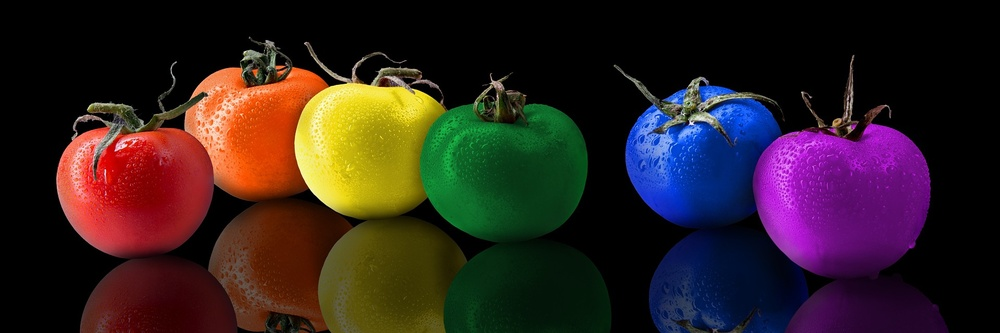
#> input picture img/tomato.jpg, 1000 x 333 px, shrunk from 1920 x 640 before the run
$ python 25.select_hue_color.py
#> lines starting #> are read from the running program, lines starting #| are printed output that depends on the picture; after the words box and inside, x2 and y2 are one past the last pixel; in counts of white or black regions, pixels touching at a corner belong together
# hue : 색상 , 0 ~ 360도
#       정수 0 ~ 179

import cv2

src = cv2.imread("../img/tomato.jpg")
#> src is the input picture: shape (333, 1000, 3); mean B, G, R 31.8, 32.8, 48.3
hsv = cv2.cvtColor(src, cv2.COLOR_BGR2HSV)
#> hsv: shape (333, 1000, 3); mean H, S, V 46.3, 130.2, 63.6
h, s, v = cv2.split(hsv)
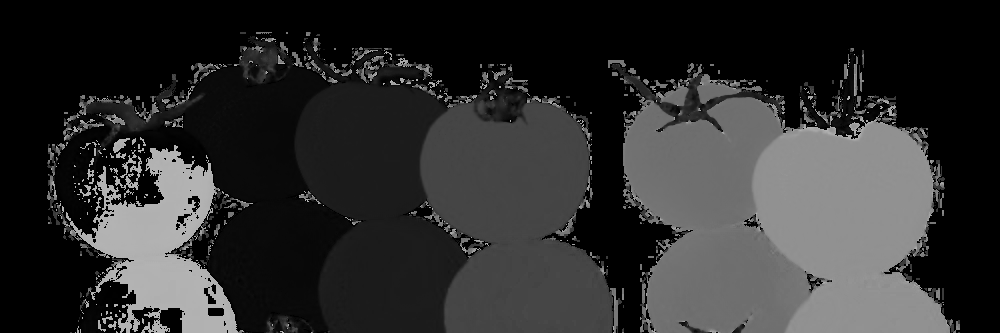
#> h: shape (333, 1000); min 0, max 179, mean 46.3
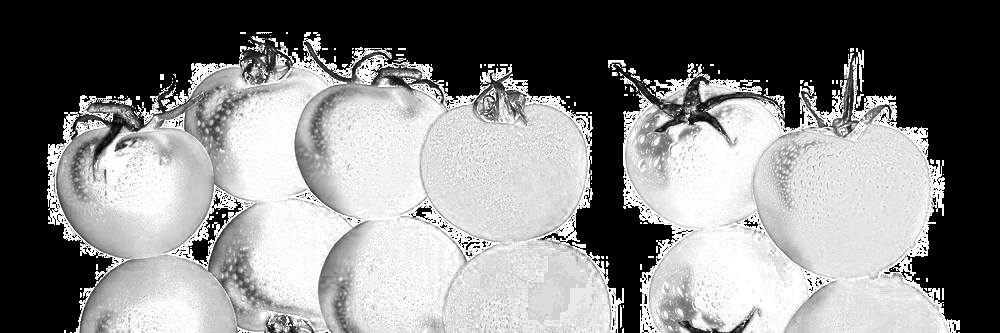
#> s: shape (333, 1000); min 0, max 255, mean 130.2
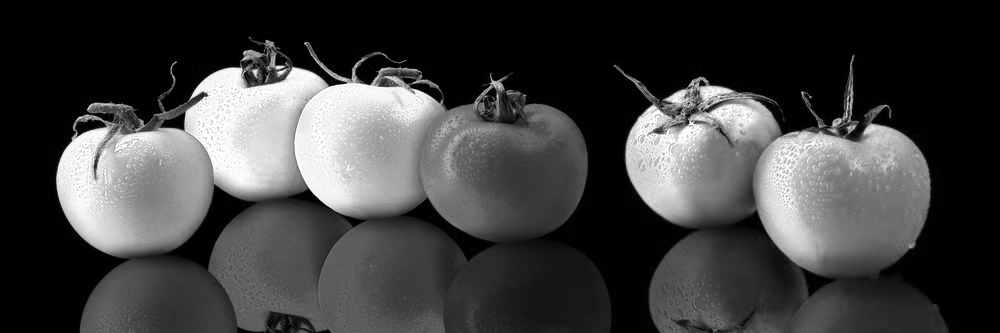
#> v: shape (333, 1000); min 0, max 255, mean 63.6
h_red = cv2.inRange(h, 0, 5)    # 0 ~ 10도
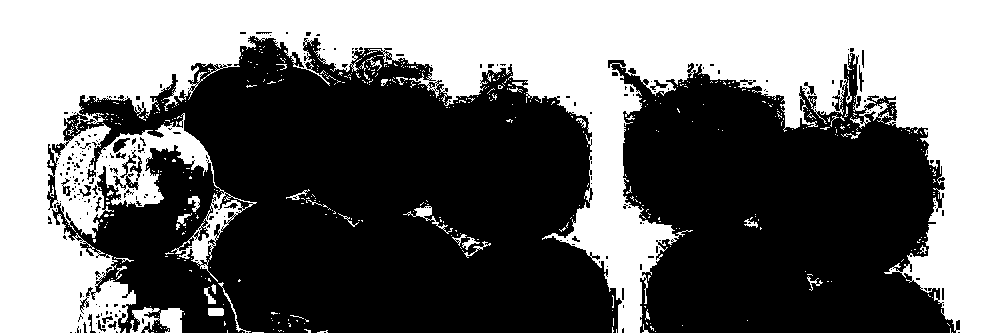
#> h_red: shape (333, 1000); 43.6% white; 514 white regions (480 under 20 px), largest, box (x1, y1, x2, y2) and area: (0, 0, 1000, 333) 141072, (130, 307, 184, 333) 839, (403, 206, 453, 234) 242
# h_red = cv2.inRange(h, 8, 20)    # 16 ~ 40도


dst = cv2.bitwise_and(hsv, hsv, mask = h_red)
#> dst: shape (333, 1000, 3); mean H, S, V 0.1, 10, 5.4
dst = cv2.cvtColor(dst, cv2.COLOR_HSV2BGR)
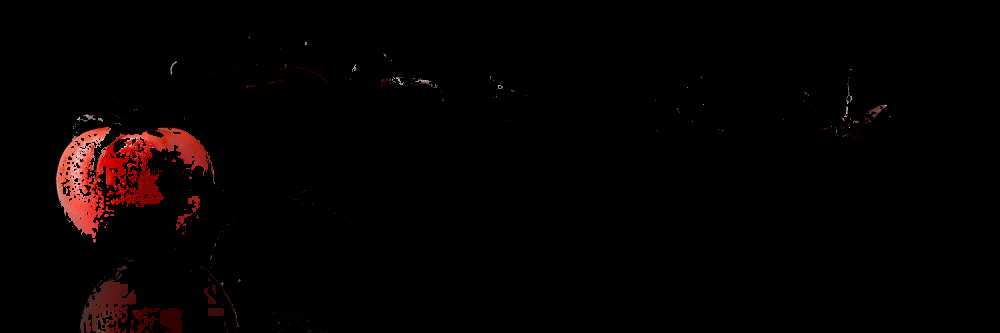
#> dst: shape (333, 1000, 3); mean B, G, R 1.5, 1.6, 5.4

# cv2.imshow("v", v)
cv2.imshow("src", src)
cv2.imshow("dst", dst)
cv2.waitKey(0)
cv2.destroyAllWindows()

$ run again, with img/beagle.jpg copied over img/tomato.jpg
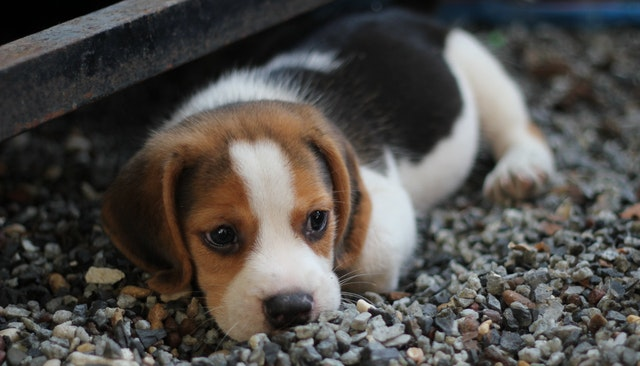
#> input picture img/beagle.jpg, 640 x 366 px
#> src is the input picture: shape (366, 640, 3); mean B, G, R 73.8, 77.2, 80.1
#> hsv: shape (366, 640, 3); mean H, S, V 52.5, 46.3, 83.9
#> `h_red = cv2.inRange(h, 0, 5)`:
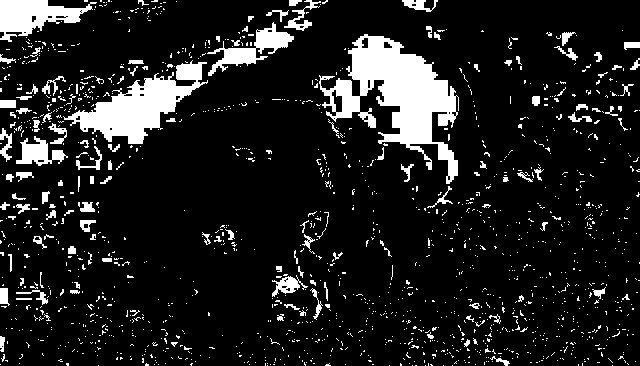
#> h_red: shape (366, 640); 12% white; 1485 white regions (1359 under 20 px), largest, box (x1, y1, x2, y2) and area: (319, 34, 459, 184) 8313, (63, 60, 208, 144) 4579, (0, 0, 97, 42) 2061
#> `dst = cv2.cvtColor(dst, cv2.COLOR_HSV2BGR)`:
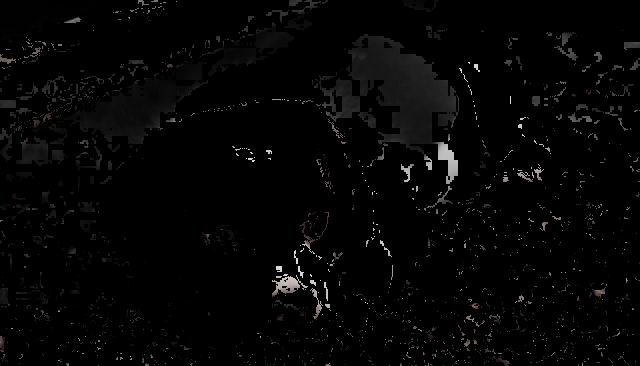
#> dst: shape (366, 640, 3); mean B, G, R 4.7, 4.8, 4.9

$ run again, with img/building.jpg copied over img/tomato.jpg
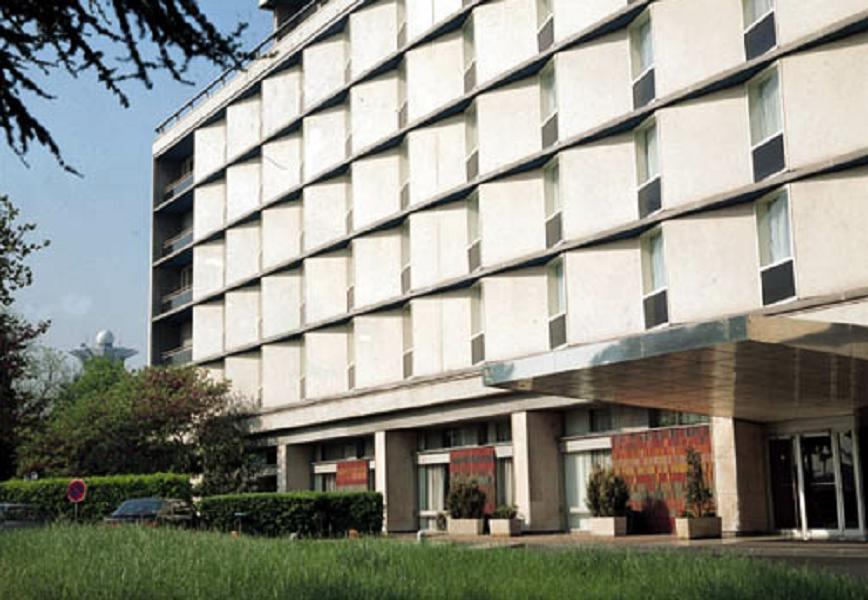
#> input picture img/building.jpg, 868 x 600 px
#> src is the input picture: shape (600, 868, 3); mean B, G, R 133.7, 143.6, 142.9
#> hsv: shape (600, 868, 3); mean H, S, V 40.4, 55.8, 150.8
#> `h_red = cv2.inRange(h, 0, 5)`:
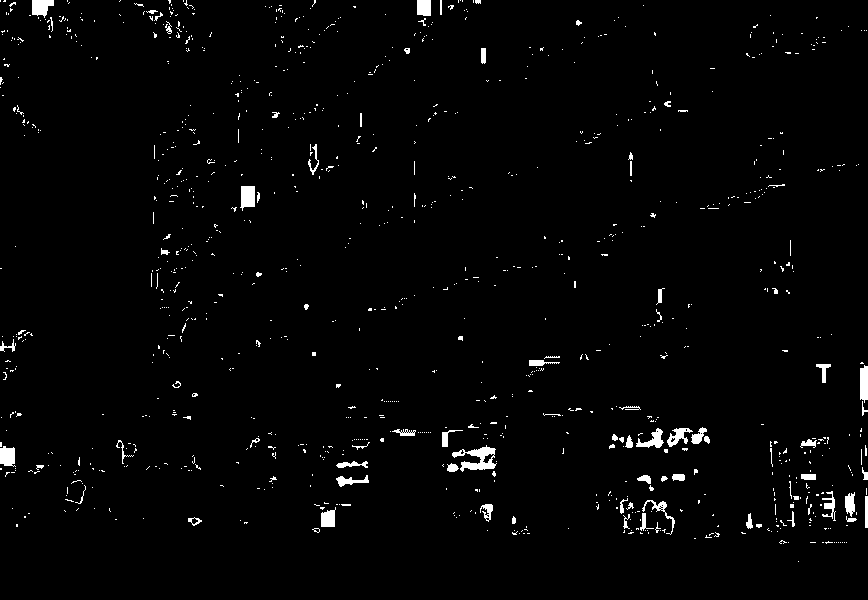
#> h_red: shape (600, 868); 1.9% white; 1045 white regions (960 under 20 px), largest, box (x1, y1, x2, y2) and area: (452, 445, 497, 472) 538, (240, 186, 255, 211) 301, (32, 0, 54, 18) 278
#> `dst = cv2.cvtColor(dst, cv2.COLOR_HSV2BGR)`:
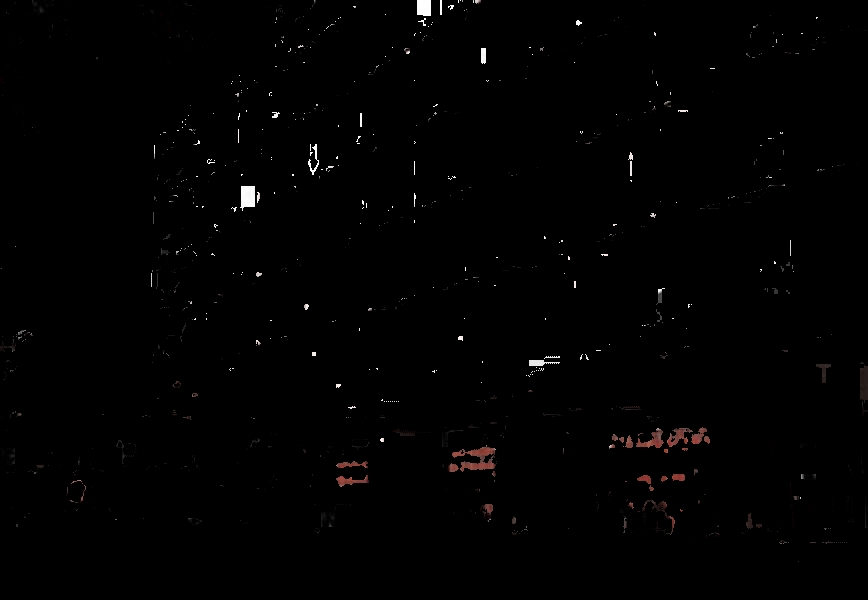
#> dst: shape (600, 868, 3); mean B, G, R 1.4, 1.4, 1.7
